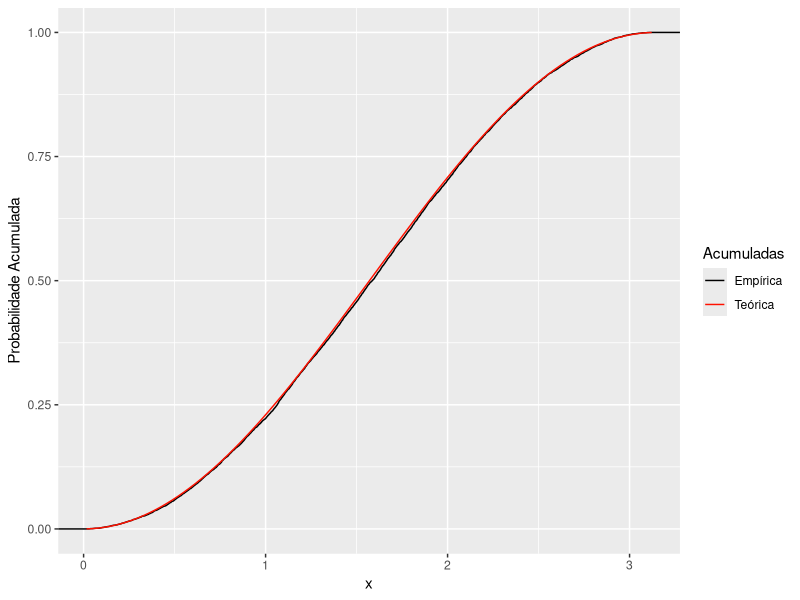
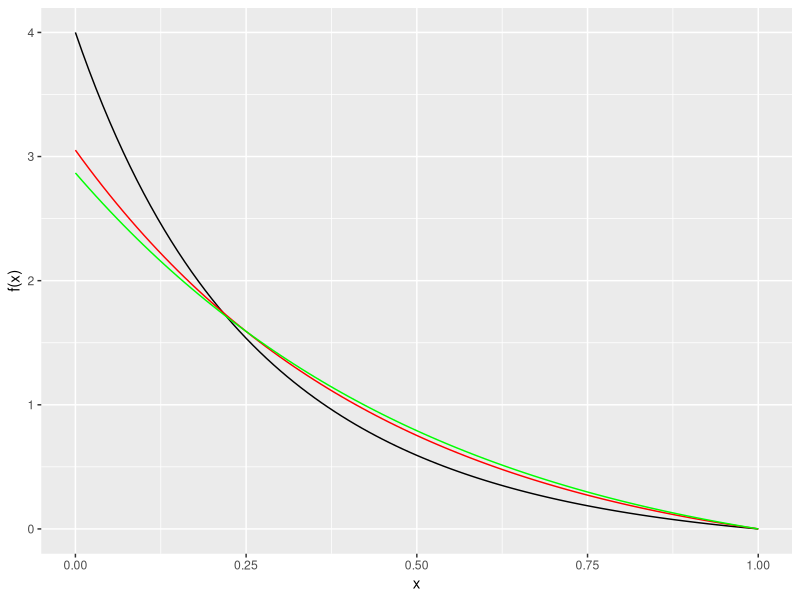
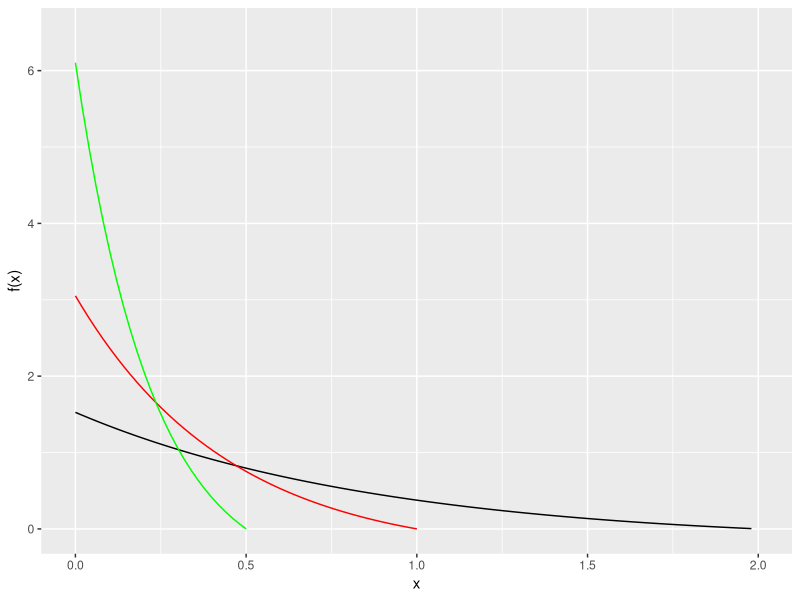
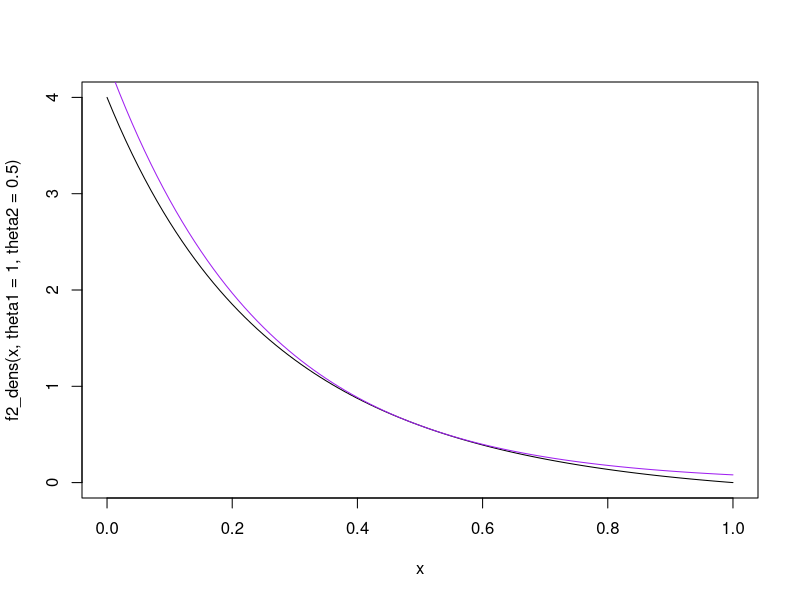
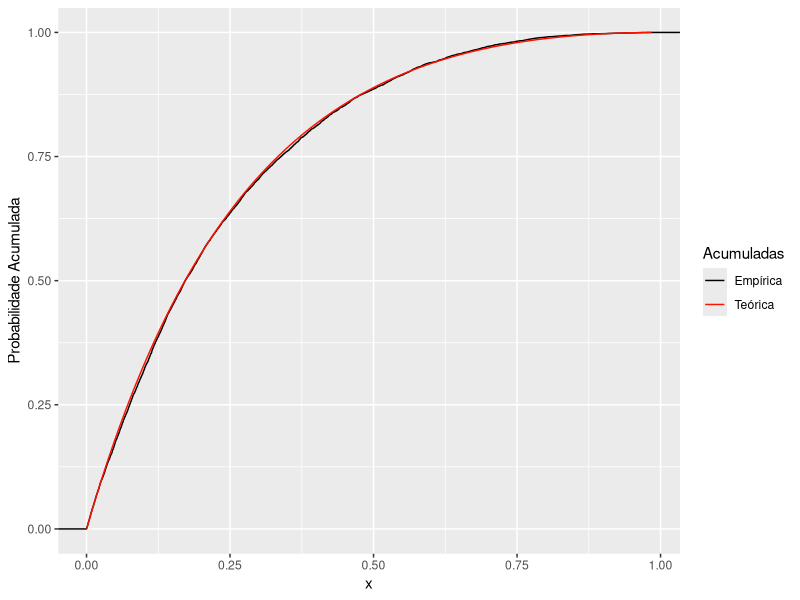
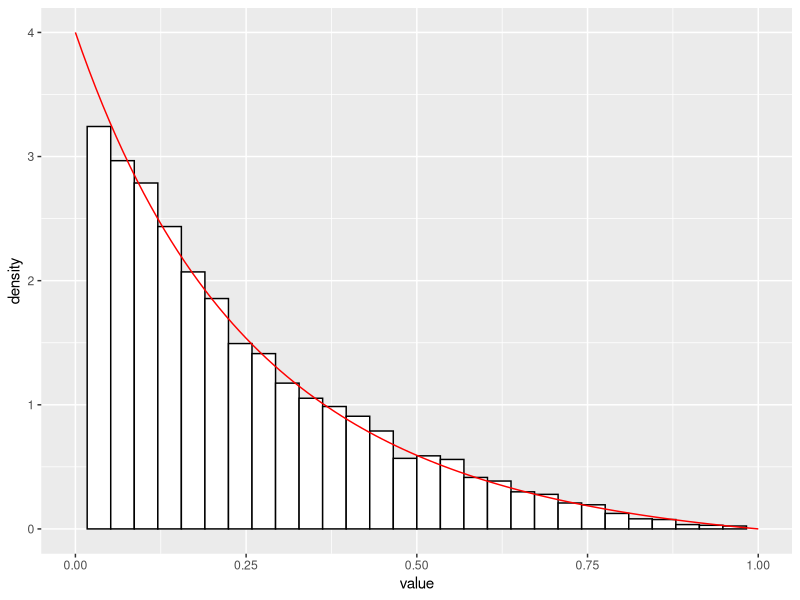
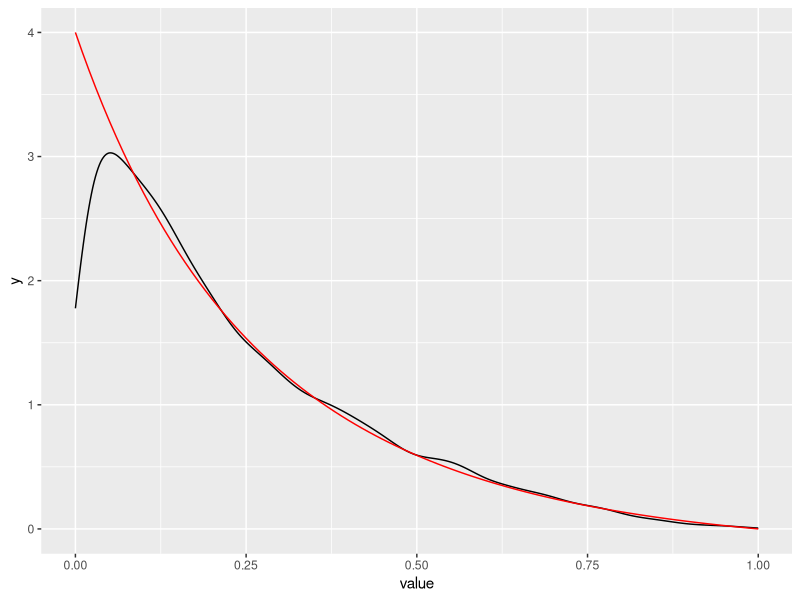
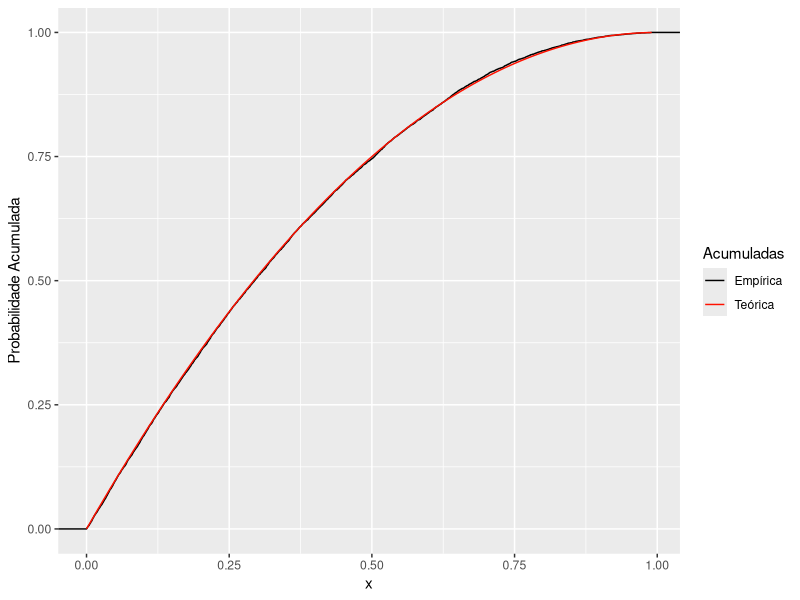

Recreate these plots in R, in order.
library(tidyverse)

####----Trabalho 1----

# Distribuição 1:
## Função densidade de probabilidade:

f1 <- function(x){
  return(0.5 * sin(x))
}

## Função densidade acumulada

f1_acum <- function(x){
  F_1 <- (1 - cos(x))/2
  return(F_1)
}

## Função densidade inversa:

f1_inv <- function(n){
  u <- runif(n)
  x <- acos(1 - 2 * u)
  return(x)
}

# Gráfico da acumulada empírica:

set.seed(5050)

amostra_1 <- f1_inv(10000)

comp_1 <- as_tibble(amostra_1) %>% 
  ggplot(aes(x = value))+
    stat_ecdf(aes(color = "Empírica"))+
    geom_function(fun = function(x)f1_acum(x), aes(color = "Teórica"))+
    scale_colour_manual(values = c("#000000","#FF1100"))+
    labs(x = "x", y = "Probabilidade Acumulada", color = "Acumuladas")

comp_1

# Distribuição 2:

## Função de probabilidade acumulada:

f2_acum <- function(x,theta1,theta2){
  F_2 <- (x/theta1)*(1-theta2 * (1-(x/theta1)))^(-1/theta2)
  return(F_2)
}

## Função densidade de probabilidade:

f2_dens <- function(x,theta1,theta2){
  f <- (1/theta1)*((1-theta2*(1- x/theta1))^(-1/theta2) - 
                     (theta1^(1/theta2)) * x *(theta1 - theta2 * (theta1-x))^((-1-theta2)/theta2))
  return(f)
}

## Gráficos da variação de theta2:

ggplot()+
  xlim(0,1)+
  geom_function(fun = function(x)f2_dens(x,theta1 = 1, theta2 = 0.5), colour = "black")+
  geom_function(fun = function(x)f2_dens(x,theta1 = 1, theta2 = 0.2), colour = "red")+
  geom_function(fun = function(x)f2_dens(x,theta1 = 1, theta2 = 0.1), colour = "green")+
  labs(x = "x", y = "f(x)")

## Gráficos para variação de theta1:

ggplot()+
  xlim(0,2)+
  ylim(0,6.5)+
  geom_function(fun = function(x)f2_dens(x,theta1 = 2, theta2 = 0.2), colour = "black")+
  geom_function(fun = function(x)f2_dens(x,theta1 = 1, theta2 = 0.2), colour = "red")+
  geom_function(fun = function(x)f2_dens(x,theta1 = 0.5, theta2 = 0.2), colour = "green")+
  labs(x = "x", y = "f(x)")

## Encontrando uma função que cubra completamente a densidade no espaço paramétrico

x <- seq(0,1, by = 0.01)
grid_x <- seq(from = 1, to = 2, by = 0.001)

comp <- ifelse(all(f2_dens(x,theta1 = 1,theta2 = 0.5) < grid_x[1] * dexp(x,f2_dens(0,1,0.5))),1,0)

i <- 1
while(comp == 0){
  i <- i+1
  comp <- ifelse(all(f2_dens(x,theta1 = 1,theta2 = 0.5) < grid_x[i] * dexp(x,f2_dens(0,1,0.5))),1,0)
}

# i será o índice do menor multiplicador
# para que a função dexp cubra completamente f2_dens

M <- grid_x[i]

curve(f2_dens(x,theta1 = 1,theta2 = 0.5), from = 0, to = 1)
curve(M * dexp(x, f2_dens(0,theta1 = 1, theta2 = 0.5)), add = T, col = "purple")

## Amostragem por aceitação-rejeição:
aleatorios_2 <- function(n){
  M <- 1.095
  amostra <- numeric(n)
  i <- 1
  while(i <= n){
    y <- rexp(1, rate = f2_dens(0, theta1 = 1, theta2 = 0.5))
    u <- runif(1)
    razao <- f2_dens(y, theta1 = 1, theta2 = 0.5)/(M * dexp(y, rate = f2_dens(0, theta1 = 1, theta2 = 0.5)))
    if(u < razao){
      amostra[i] <- y
      i <- i + 1
    }
  }
  return(amostra)
}

## Seed para reprodutibilidade:
set.seed(5050)
amostra_2 <- aleatorios_2(10000)

## Gráficos de Comparação por Rejeição-Aceitação:

comp_acum_2 <- as_tibble(amostra_2) %>% 
  ggplot(aes(x = value))+
    stat_ecdf(aes(color = "Empírica"))+
    geom_function(fun = function(x)(x/1)*(1-0.5 * (1-(x/1)))^(-1/0.5), aes(color = "Teórica"))+
    scale_colour_manual(values = c("#000000","#FF1100"))+
    labs(x = "x", y = "Probabilidade Acumulada", color = "Acumuladas")

comp_acum_2

comp_hist_2 <- as_tibble(amostra_2) %>% 
  ggplot(aes(x = value))+
  geom_histogram(aes(y = ..density..), colour = "black", fill = "white", bins = 30)+
  geom_function(fun = function(x)(1/1)*((1-0.5*(1- x/1))^(-1/0.5) -
                         (1^(1/0.5)) * x *(1 - 0.5 * (1-x))^((-1-0.5)/0.5)), colour = "red")+
  lims(x = c(0,1))

comp_hist_2

comp_dens_2 <- comp_hist_2 <- as_tibble(amostra_2) %>% 
  ggplot(aes(x = value))+
  geom_density()+
  geom_function(fun = function(x)(1/1)*((1-0.5*(1- x/1))^(-1/0.5) -
                                          (1^(1/0.5)) * x *(1 - 0.5 * (1-x))^((-1-0.5)/0.5)), colour = "red")+
  lims(x = c(0,1))

comp_dens_2

# Distribuição 3:

f3_acum <- function(x){
  F_3 <- 1 - (x-1)^2
  return(F_3)
}

f3_inv <- function(n){
  u <- runif(n)
  F_inv <- 1 - sqrt(1-u)
  return(F_inv)
}

amostra_3 <- f3_inv(10000)

comp_3 <- as_tibble(amostra_3) %>% 
  ggplot(aes(x = value))+
  stat_ecdf(aes(color = "Empírica"))+
  geom_function(fun = function(x)1 - (x-1)^2, aes(color = "Teórica"))+
  scale_colour_manual(values = c("#000000","#FF1100"))+
  labs(x = "x", y = "Probabilidade Acumulada", color = "Acumuladas")

comp_3

####----Amanda----

F1 <- function(n,theta1,theta2){
  u <- runif(n)
  f <- (log(-log(u))-theta1)/theta2
  return(f)
}

set.seed(123)
amostra <- F1(10000,1,-1)
theta1 <- 1
theta2 <- -1

x11()
plot(ecdf(amostra), xlim = c(-10,10), col = "green", main = "Distribuição Acumulada Empírica")
curve(exp(-exp(theta1 + theta2 * x)), add = T, col = "red")
